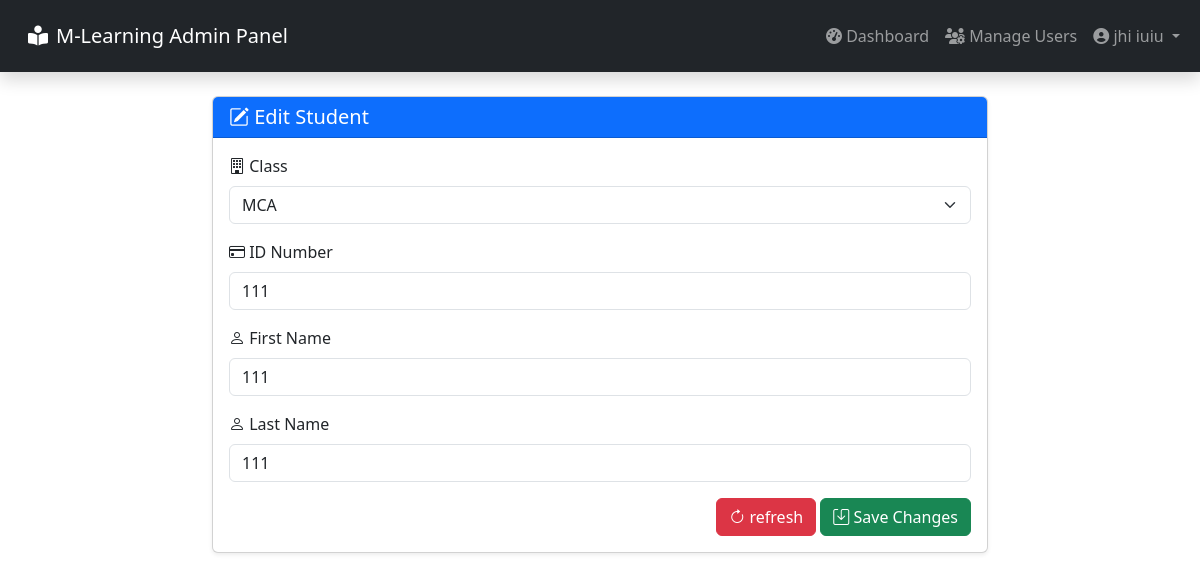
The app's page /admin/student/edit_student.php?id=248 (signed in) with its own data.
### tables this page shows
CREATE TABLE `users` (
  `user_id` int(11) NOT NULL,
  `username` varchar(100) NOT NULL,
  `password` varchar(100) NOT NULL,
  `firstname` varchar(100) NOT NULL,
  `lastname` varchar(100) NOT NULL,
  `date` varchar(30) NOT NULL DEFAULT current_timestamp()
);

CREATE TABLE `student` (
  `student_id` int(11) NOT NULL,
  `firstname` varchar(100) NOT NULL,
  `lastname` varchar(100) NOT NULL,
  `class_id` int(11) NOT NULL,
  `department_id` int(30) NOT NULL,
  `username` varchar(100) NOT NULL,
  `password` varchar(100) NOT NULL,
  `location` varchar(100) NOT NULL,
  `status` varchar(100) NOT NULL
);

CREATE TABLE `class` (
  `class_id` int(11) NOT NULL,
  `class_name` varchar(100) NOT NULL
);

### admin/session.php (called while the page is built, shortened)
<?php
$session_id = $_SESSION['id'];
?>

### admin/student/edit_student.php (the view, shortened to what this page needs)
<?php include('../header.php'); ?>
<?php include('../session.php'); ?>
<?php $get_id = $_GET['id']; ?>
<body>
    <?php include('../navbar.php'); ?>
    <div class="container-fluid mt-5">
        <div class="row justify-content-center">
            <div class="col-lg-8 mt-5">
                <div class="card shadow-sm">
                    <div class="card-header bg-primary text-white">
                        <h5 class="mb-0"><i class="bi bi-pencil-square"></i> Edit Student</h5>
                    </div>
                    <div class="card-body">
                        <?php
                        $query = mysqli_query($conn, "SELECT * FROM student
                            LEFT JOIN class ON class.class_id = student.class_id
                            WHERE student_id = '$get_id'") or die(mysqli_error($conn));
                        $row = mysqli_fetch_array($query);
                        ?>
                        <form method="post">
                            <div class="mb-3">
                                <label for="class" class="form-label"><i class="bi bi-building"></i> Class</label>
                                <select name="cys" id="class" class="form-select" required>
                                    <option value="<?php echo $row['class_id']; ?>"><?php echo $row['class_name']; ?></option>
                                </select>
                            </div>
                            <div class="mb-3">
                                <label for="idNumber" class="form-label"><i class="bi bi-credit-card"></i> ID Number</label>
                                <input name="un" value="<?php echo $row['username']; ?>" id="idNumber" type="text" class="form-control" placeholder="Enter ID Number" required>
                            </div>
                            <div class="mb-3">
                                <label for="firstName" class="form-label"><i class="bi bi-person"></i> First Name</label>
                                <input name="fn" value="<?php echo $row['firstname']; ?>" id="firstName" type="text" class="form-control" placeholder="Enter First Name" required>
                            </div>
                            <div class="mb-3">
                                <label for="lastName" class="form-label"><i class="bi bi-person"></i> Last Name</label>
                                <input name="ln" value="<?php echo $row['lastname']; ?>" id="lastName" type="text" class="form-control" placeholder="Enter Last Name" required>
                            </div>
                            <div class="text-end">
							<button name="refresh" onclick="window.reload()" class="btn btn-danger">
                                    <i class="bi bi-arrow-clockwise"></i> refresh
                                </button>
                                <button name="update" class="btn btn-success">
                                    <i class="bi bi-save"></i> Save Changes
                                </button>
                            </div>
                        </form>
                    </div>
                </div>
            </div>
        </div>
    </div>
</body>
</html>

### admin/navbar.php (shortened to what this page needs)
<?php
    $query = mysqli_query($conn, "SELECT * FROM users WHERE user_id = '$session_id'") or die(mysqli_error($conn));
    $row = mysqli_fetch_array($query);
?>
<nav class="navbar navbar-expand-lg navbar-dark bg-dark fixed-top shadow">
    <div class="container-fluid">
        <a class="navbar-brand d-flex align-items-center p-lg-3 p-md-3" href="#" onclick="openNav()">
            <h5 class="mb-0"><i class="fas fa-book-reader me-2"></i>M-Learning Admin Panel</h5>
        </a>
        <div class="collapse navbar-collapse justify-content-end" id="navbarNav">
            <ul class="navbar-nav">
                <li class="nav-item">
                    <a class="nav-link" href="../dashboard/dashboard.php">
                        <i class="fas fa-tachometer-alt"></i> Dashboard
                    </a>
                </li>
                <li class="nav-item">
                    <a class="nav-link" href="../user/admin_user.php">
                        <i class="fas fa-users-cog"></i> Manage Users
                    </a>
                </li>
                <li class="nav-item dropdown">
                    <a class="nav-link dropdown-toggle" href="#" id="userDropdown" role="button" data-bs-toggle="dropdown">
                        <i class="fa fa-user-circle"></i> <?php echo $row['firstname']." ".$row['lastname']; ?>
                    </a>
                </li>
            </ul>
        </div>
    </div>
</nav>

### records on screen
users: firstname "jhi", lastname "iuiu"
student: cys "MCA", un "111", fn "111", ln "111"
